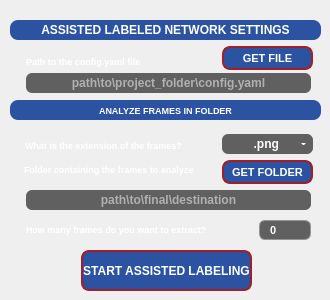
   <widget class="QWidget" name="data_process_tab">
    <attribute name="title">
     <string>DATA PROCESS</string>
    </attribute>
    <widget class="QLabel" name="extract_frames_data_process">
     <property name="enabled">
      <bool>true</bool>
     </property>
     <property name="geometry">
      <rect>
       <x>26</x>
       <y>219</y>
       <width>221</width>
       <height>20</height>
      </rect>
     </property>
     <property name="sizePolicy">
      <sizepolicy hsizetype="MinimumExpanding" vsizetype="MinimumExpanding">
       <horstretch>0</horstretch>
       <verstretch>0</verstretch>
      </sizepolicy>
     </property>
     <property name="minimumSize">
      <size>
       <width>100</width>
       <height>20</height>
      </size>
     </property>
     <property name="maximumSize">
      <size>
       <width>260</width>
       <height>60</height>
      </size>
     </property>
     <property name="font">
      <font>
       <family>Arial</family>
       <pointsize>7</pointsize>
       <italic>false</italic>
       <bold>true</bold>
      </font>
     </property>
     <property name="styleSheet">
      <string notr="true">QLabel{color:#FFFFFF;font:7pt&quot;Arial&quot;;font-weight:bold;}</string>
     </property>
     <property name="text">
      <string notr="true">How many frames do you want to extract?</string>
     </property>
     <property name="wordWrap">
      <bool>true</bool>
     </property>
    </widget>
    <widget class="QPushButton" name="start_assisted_labeling_data_process">
     <property name="enabled">
      <bool>true</bool>
     </property>
     <property name="geometry">
      <rect>
       <x>81</x>
       <y>250</y>
       <width>171</width>
       <height>41</height>
      </rect>
     </property>
     <property name="cursor">
      <cursorShape>PointingHandCursor</cursorShape>
     </property>
     <property name="styleSheet">
      <string notr="true">QPushButton{font:14pt&quot;Arial&quot;;font-weight:bold;}QPushButton{border:2px solid #A21F27;border-radius:8px;background-color:#2C53A1;color:#FFFFFF;font:8pt&quot;Arial&quot;;font-weight:bold;}QPushButton:pressed{border:2px solid #A21F27;border-radius:8px;background-color:#A21F27;color:#FFFFFF;}
QPushButton:disabled {
    background-color: gray;
    color: white;
    border: 2px solid darkgray; 
}</string>
     </property>
     <property name="text">
      <string notr="true">START ASSISTED LABELING</string>
     </property>
    </widget>
    <widget class="QLabel" name="network_selection_data_process">
     <property name="geometry">
      <rect>
       <x>10</x>
       <y>20</y>
       <width>311</width>
       <height>20</height>
      </rect>
     </property>
     <property name="styleSheet">
      <string notr="true">QLabel{
    border:#969696;
    background-color:#2C53A1;
    border-radius:8px;
    color:#FFFFFF;
    font:7pt&quot;Arial&quot;;
    font-weight:bold;
}</string>
     </property>
     <property name="text">
      <string notr="true">ASSISTED LABELED NETWORK SETTINGS</string>
     </property>
     <property name="alignment">
      <set>Qt::AlignmentFlag::AlignCenter</set>
     </property>
    </widget>
    <widget class="QLabel" name="config_path_data_process">
     <property name="geometry">
      <rect>
       <x>26</x>
       <y>53</y>
       <width>200</width>
       <height>16</height>
      </rect>
     </property>
     <property name="sizePolicy">
      <sizepolicy hsizetype="Fixed" vsizetype="Fixed">
       <horstretch>0</horstretch>
       <verstretch>0</verstretch>
      </sizepolicy>
     </property>
     <property name="minimumSize">
      <size>
       <width>170</width>
       <height>16</height>
      </size>
     </property>
     <property name="maximumSize">
      <size>
       <width>200</width>
       <height>16</height>
      </size>
     </property>
     <property name="font">
      <font>
       <family>Arial</family>
       <pointsize>7</pointsize>
       <italic>false</italic>
       <bold>true</bold>
      </font>
     </property>
     <property name="styleSheet">
      <string notr="true">QLabel{color:#FFFFFF;font:7pt&quot;Arial&quot;;font-weight:bold;}</string>
     </property>
     <property name="text">
      <string notr="true">Path to the config.yaml file </string>
     </property>
    </widget>
    <widget class="QPushButton" name="get_frames_path_data_process">
     <property name="geometry">
      <rect>
       <x>222</x>
       <y>160</y>
       <width>91</width>
       <height>24</height>
      </rect>
     </property>
     <property name="font">
      <font>
       <family>Arial</family>
       <pointsize>8</pointsize>
       <italic>false</italic>
       <bold>true</bold>
      </font>
     </property>
     <property name="cursor">
      <cursorShape>PointingHandCursor</cursorShape>
     </property>
     <property name="styleSheet">
      <string notr="true">QPushButton{font:6pt&quot;Arial&quot;;font-weight:bold;}QPushButton{border:2px solid #A21F27;border-radius:8px;background-color:#2C53A1;color:#FFFFFF;font:8pt&quot;Arial&quot;;font-weight:bold;}QPushButton:pressed{border:2px solid #A21F27;border-radius:8px;background-color:#A21F27;color:#FFFFFF;}</string>
     </property>
     <property name="text">
      <string notr="true">GET FOLDER</string>
     </property>
    </widget>
    <widget class="QPushButton" name="get_config_path_data_process">
     <property name="geometry">
      <rect>
       <x>222</x>
       <y>46</y>
       <width>91</width>
       <height>24</height>
      </rect>
     </property>
     <property name="font">
      <font>
       <family>Arial</family>
       <pointsize>8</pointsize>
       <italic>false</italic>
       <bold>true</bold>
      </font>
     </property>
     <property name="cursor">
      <cursorShape>PointingHandCursor</cursorShape>
     </property>
     <property name="styleSheet">
      <string notr="true">QPushButton{font:10pt&quot;Arial&quot;;font-weight:bold;}QPushButton{border:2px solid #A21F27;border-radius:8px;background-color:#2C53A1;color:#FFFFFF;font:8pt&quot;Arial&quot;;font-weight:bold;}QPushButton:pressed{border:2px solid #A21F27;border-radius:8px;background-color:#A21F27;color:#FFFFFF;}</string>
     </property>
     <property name="text">
      <string notr="true">GET FILE</string>
     </property>
    </widget>
    <widget class="QLabel" name="file_extension_confirmation_data_process">
     <property name="geometry">
      <rect>
       <x>25</x>
       <y>137</y>
       <width>195</width>
       <height>16</height>
      </rect>
     </property>
     <property name="sizePolicy">
      <sizepolicy hsizetype="Fixed" vsizetype="Fixed">
       <horstretch>0</horstretch>
       <verstretch>0</verstretch>
      </sizepolicy>
     </property>
     <property name="minimumSize">
      <size>
       <width>130</width>
       <height>16</height>
      </size>
     </property>
     <property name="maximumSize">
      <size>
       <width>200</width>
       <height>42</height>
      </size>
     </property>
     <property name="font">
      <font>
       <family>Arial</family>
       <pointsize>7</pointsize>
       <italic>false</italic>
       <bold>true</bold>
      </font>
     </property>
     <property name="styleSheet">
      <string notr="true">QLabel{color:#FFFFFF;font:7pt&quot;Arial&quot;;font-weight:bold;}</string>
     </property>
     <property name="text">
      <string notr="true">What is the extension of the frames?</string>
     </property>
     <property name="wordWrap">
      <bool>true</bool>
     </property>
    </widget>
    <widget class="QComboBox" name="file_extension_confirmation_combobox_data_process">
     <property name="geometry">
      <rect>
       <x>222</x>
       <y>134</y>
       <width>91</width>
       <height>20</height>
      </rect>
     </property>
     <property name="sizePolicy">
      <sizepolicy hsizetype="Maximum" vsizetype="Maximum">
       <horstretch>0</horstretch>
       <verstretch>0</verstretch>
      </sizepolicy>
     </property>
     <property name="minimumSize">
      <size>
       <width>91</width>
       <height>20</height>
      </size>
     </property>
     <property name="maximumSize">
      <size>
       <width>81</width>
       <height>20</height>
      </size>
     </property>
     <property name="cursor">
      <cursorShape>PointingHandCursor</cursorShape>
     </property>
     <property name="toolTip">
      <string>&lt;html&gt;&lt;head/&gt;&lt;body&gt;&lt;p&gt;&lt;span style=&quot; font-size:8pt; font-weight:400;&quot;&gt;Set the maximum resolution for the resulting figures computed.&lt;/span&gt;&lt;/p&gt;&lt;p&gt;&lt;span style=&quot; font-size:8pt; font-weight:400; font-style:italic;&quot;&gt;Note that, to maintain aspect ratio of the original file, the final resolution might have &amp;quot;uncommon&amp;quot; sizes and might not match 1:1 the maximum resolution set (if the original image also had &amp;quot;uncommon&amp;quot; resolution).&lt;/span&gt;&lt;/p&gt;&lt;/body&gt;&lt;/html&gt;</string>
     </property>
     <property name="autoFillBackground">
      <bool>false</bool>
     </property>
     <property name="styleSheet">
      <string notr="true">QComboBox{color:#FFFFFF;font:7pt&quot;Arial&quot;;font-weight:bold;background-color:#606060;border:0px;border-radius:6px;}QListView{color:#FFFFFF;font:8pt&quot;Century Gothic&quot;;font-weight:bold;background-color:#969696;border:0px;}QListView{color:#FFFFFF;font:7pt&quot;Arial&quot;;font-weight:bold;background-color:#606060;border:0px;border-radius:6px;}QComboBox::drop-down{width:20px;border:5px;}QComboBox::down-arrow{border-left:2px solid none;border-right:2px solid none;border-top:2px solid #FFFFFF;width:0.5px;height:1px;border-radius:2px;}QComboBox::down-arrow:hover{border-left:2px solid none;border-right:2px solid none;border-top:2px solid #A21F27;width:0.5px;height:1px;border-radius:2px;}QAbstractItemView{border:2px solid #969696;selection-background-color:#2C53A1;}</string>
     </property>
     <property name="currentText">
      <string notr="true">        .png</string>
     </property>
     <property name="currentIndex">
      <number>1</number>
     </property>
     <property name="sizeAdjustPolicy">
      <enum>QComboBox::SizeAdjustPolicy::AdjustToContents</enum>
     </property>
     <item>
      <property name="text">
       <string>         .jpg</string>
      </property>
     </item>
     <item>
      <property name="text">
       <string notr="true">        .png</string>
      </property>
     </item>
     <item>
      <property name="text">
       <string>        .jpeg</string>
      </property>
     </item>
    </widget>
    <widget class="QLineEdit" name="config_path_data_process_path">
     <property name="enabled">
      <bool>true</bool>
     </property>
     <property name="geometry">
      <rect>
       <x>26</x>
       <y>73</y>
       <width>285</width>
       <height>20</height>
      </rect>
     </property>
     <property name="minimumSize">
      <size>
       <width>285</width>
       <height>0</height>
      </size>
     </property>
     <property name="maximumSize">
      <size>
       <width>500</width>
       <height>20</height>
      </size>
     </property>
     <property name="mouseTracking">
      <bool>false</bool>
     </property>
     <property name="styleSheet">
      <string notr="true">QLineEdit{border:#969696;background-color:#606060;border-bottom-left-radius:6px;border-top-left-radius:6px;color:#FFFFFF;font:7pt&quot;Arial&quot;;font-weight:bold;border-bottom-right-radius:6px;border-top-right-radius:6px}</string>
     </property>
     <property name="text">
      <string notr="true"/>
     </property>
     <property name="frame">
      <bool>false</bool>
     </property>
     <property name="cursorPosition">
      <number>0</number>
     </property>
     <property name="alignment">
      <set>Qt::AlignmentFlag::AlignCenter</set>
     </property>
     <property name="readOnly">
      <bool>true</bool>
     </property>
     <property name="placeholderText">
      <string>path\to\project_folder\config.yaml</string>
     </property>
    </widget>
    <widget class="QLabel" name="frames_folder_data_process">
     <property name="geometry">
      <rect>
       <x>24</x>
       <y>159</y>
       <width>181</width>
       <height>21</height>
      </rect>
     </property>
     <property name="sizePolicy">
      <sizepolicy hsizetype="Fixed" vsizetype="Fixed">
       <horstretch>0</horstretch>
       <verstretch>0</verstretch>
      </sizepolicy>
     </property>
     <property name="minimumSize">
      <size>
       <width>130</width>
       <height>16</height>
      </size>
     </property>
     <property name="maximumSize">
      <size>
       <width>181</width>
       <height>21</height>
      </size>
     </property>
     <property name="font">
      <font>
       <family>Arial</family>
       <pointsize>7</pointsize>
       <italic>false</italic>
       <bold>true</bold>
      </font>
     </property>
     <property name="styleSheet">
      <string notr="true">QLabel{color:#FFFFFF;font:7pt&quot;Arial&quot;;font-weight:bold;}</string>
     </property>
     <property name="text">
      <string notr="true">Folder containing the frames to analyze</string>
     </property>
     <property name="wordWrap">
      <bool>true</bool>
     </property>
    </widget>
    <widget class="QLineEdit" name="video_folder_data_process">
     <property name="geometry">
      <rect>
       <x>26</x>
       <y>190</y>
       <width>285</width>
       <height>20</height>
      </rect>
     </property>
     <property name="minimumSize">
      <size>
       <width>285</width>
       <height>0</height>
      </size>
     </property>
     <property name="maximumSize">
      <size>
       <width>500</width>
       <height>20</height>
      </size>
     </property>
     <property name="styleSheet">
      <string notr="true">QLineEdit{border:#969696;background-color:#606060;border-bottom-left-radius:6px;border-top-left-radius:6px;color:#FFFFFF;font:7pt&quot;Arial&quot;;font-weight:bold;border-bottom-right-radius:6px;border-top-right-radius:6px}</string>
     </property>
     <property name="text">
      <string notr="true"/>
     </property>
     <property name="frame">
      <bool>false</bool>
     </property>
     <property name="cursorPosition">
      <number>0</number>
     </property>
     <property name="alignment">
      <set>Qt::AlignmentFlag::AlignCenter</set>
     </property>
     <property name="readOnly">
      <bool>true</bool>
     </property>
     <property name="placeholderText">
      <string>path\to\final\destination</string>
     </property>
    </widget>
    <widget class="QLabel" name="analyze_frames_data_process_section_label">
     <property name="geometry">
      <rect>
       <x>10</x>
       <y>100</y>
       <width>311</width>
       <height>20</height>
      </rect>
     </property>
     <property name="sizePolicy">
      <sizepolicy hsizetype="MinimumExpanding" vsizetype="MinimumExpanding">
       <horstretch>0</horstretch>
       <verstretch>0</verstretch>
      </sizepolicy>
     </property>
     <property name="minimumSize">
      <size>
       <width>70</width>
       <height>10</height>
      </size>
     </property>
     <property name="maximumSize">
      <size>
       <width>369</width>
       <height>66</height>
      </size>
     </property>
     <property name="font">
      <font>
       <family>Arial</family>
       <pointsize>7</pointsize>
       <italic>false</italic>
       <bold>true</bold>
      </font>
     </property>
     <property name="styleSheet">
      <string notr="true">QLabel{
    border:#969696;
    background-color:#2C53A1;
    border-radius:8px;
    color:#FFFFFF;
    font:7pt&quot;Arial&quot;;
    font-weight:bold;
}
</string>
     </property>
     <property name="text">
      <string notr="true">ANALYZE FRAMES IN FOLDER</string>
     </property>
     <property name="alignment">
      <set>Qt::AlignmentFlag::AlignCenter</set>
     </property>
     <property name="wordWrap">
      <bool>true</bool>
     </property>
    </widget>
    <widget class="QSpinBox" name="extract_frames_data_process_spinbox">
     <property name="enabled">
      <bool>true</bool>
     </property>
     <property name="geometry">
      <rect>
       <x>259</x>
       <y>220</y>
       <width>52</width>
       <height>20</height>
      </rect>
     </property>
     <property name="maximumSize">
      <size>
       <width>52</width>
       <height>20</height>
      </size>
     </property>
     <property name="styleSheet">
      <string notr="true">QSpinBox {
    background-color: #606060;
    color: white;
    border: 1px solid #969696;
    border-radius: 6px;
    padding-right: 18px;
    font-family: Arial;
    font-size: 8pt;
    font-weight: bold;
}

QSpinBox {
    border-top-left-radius: 6px;
    border-bottom-left-radius: 6px;
    border-top-right-radius: 6px;
    border-bottom-right-radius: 6px;
}

QSpinBox:disabled {
    background-color: #4A4A4A;
    color: #9A9A9A;
}

QSpinBox {
    padding-left:8px;
}

QSpinBox::up-button,
QSpinBox::down-button {
    width: 0px;
    height: 0px;
    border: none;
    background: transparent;
}

QSpinBox {
    padding-right: 0px;
}</string>
     </property>
     <property name="alignment">
      <set>Qt::AlignmentFlag::AlignLeading|Qt::AlignmentFlag::AlignLeft|Qt::AlignmentFlag::AlignVCenter</set>
     </property>
     <property name="suffix">
      <string/>
     </property>
     <property name="maximum">
      <number>999</number>
     </property>
    </widget>
   </widget>
